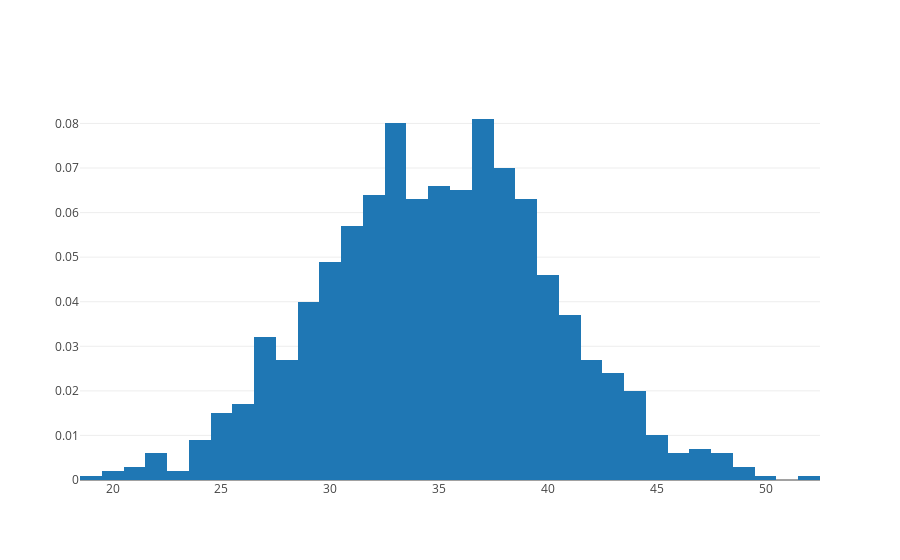

The code cell stored with this chart in its notebook:
### Code cell
data = [go.Histogram(x=l,histnorm='probability')]
offline.iplot(data)

### Figure 1 — Plotly figure (JSON) as saved in the notebook; plotly's stock layout.template omitted (floating-point values rounded to 4 significant figures; data arrays with more than 128 entries replaced by an {"elided": "..."} marker saying what was removed)
{"data": [{"histnorm": "probability", "type": "histogram", "uid": "63757cd7-b5ed-4286-bd77-cbb94d7a4f64", "x": {"elided": "1000 int values"}}], "layout": {"autosize": true, "xaxis": {"autorange": true, "range": [18.5, 52.5], "type": "linear"}, "yaxis": {"autorange": true, "range": [0, 0.08526]}}}
